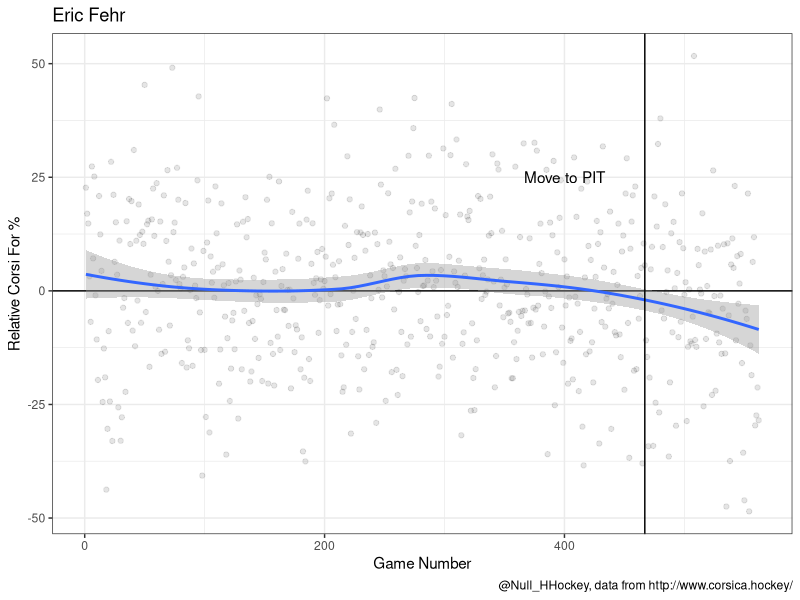
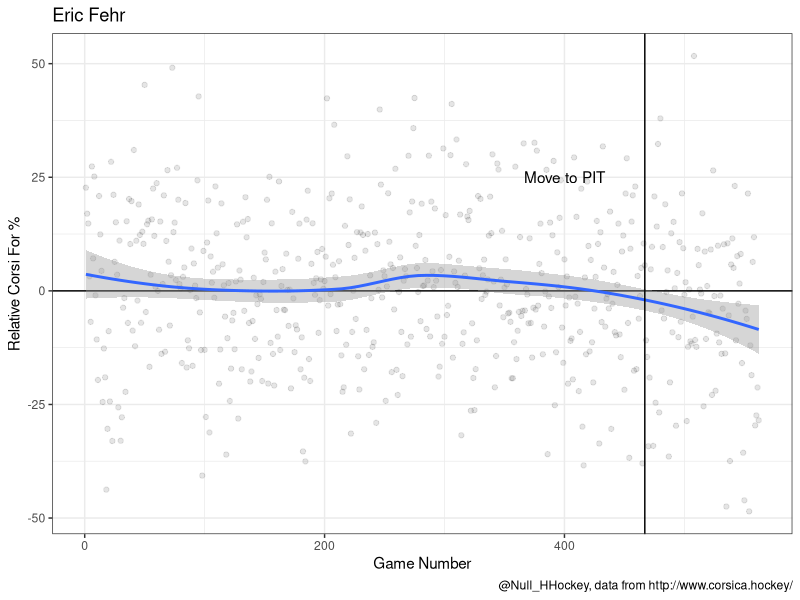

Write the R code that produced these figures, in order.
library(dplyr)
library(ggplot2)
library(readr)

df <- read_csv("fehr.csv") %>%
        arrange(Date) %>%
        mutate(rel_cf = `Rel.CF%`,
               game_number = dense_rank(Date))

test <- df %>%
        filter(Team == "WPG")

unique(df$Team)

ggplot(df, aes(game_number, rel_cf)) +
        geom_hline(yintercept = 0) +
        geom_point(alpha = I(.1)) +
        geom_smooth() +
        geom_vline(xintercept = 467) +
        annotate("text", x = 400, y = 25, label = "Move to PIT") +
        labs(x = "Game Number",
             y = "Relative Corsi For %",
             title = "Eric Fehr",
             caption = "@Null_HHockey, data from http://www.corsica.hockey/") +
        theme_bw()
ggsave("Fehr.png")
?annotate
